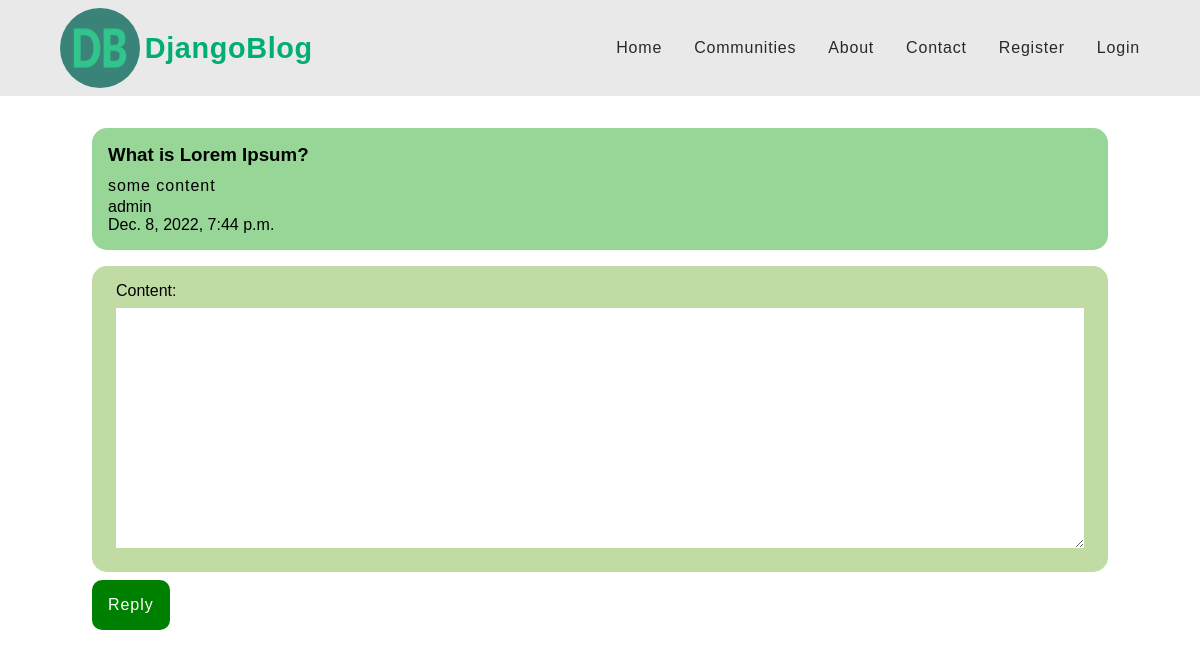
Page /post/reply/1 on the earlier database version.
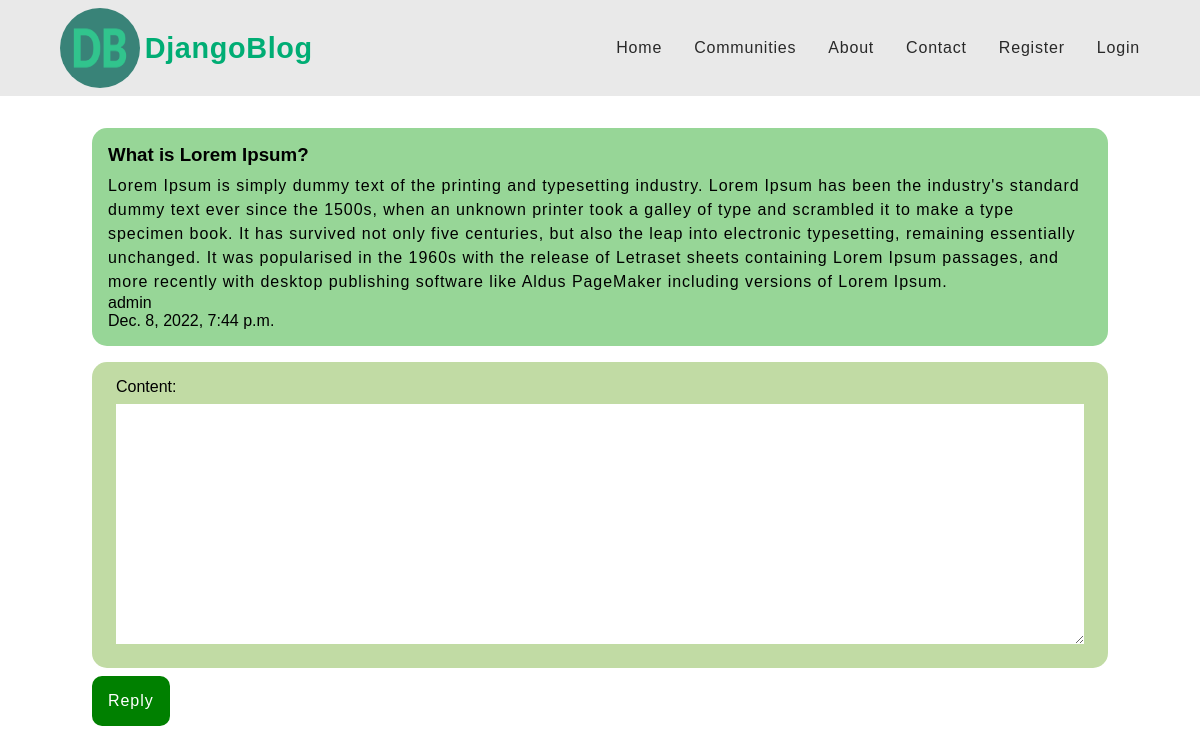
Same page on the later database version.
### posts/models.py (models this page shows)
class Post(models.Model):
    author = models.ForeignKey(User, on_delete=models.CASCADE)
    title = models.CharField(max_length=50)
    content = models.TextField()
    date_created = models.DateTimeField(default=timezone.now)
    def __str__(self):
        return self.title

### posts/views.py (the view)
# urls.py: path('post/reply/<int:pk>', post_reply, name='post-reply')
def post_reply(request, pk):
    user = request.user
    replied_to = Post.objects.get(pk=pk)
    if request.method == 'POST':
        form = PostReplyForm(request.POST)
        if form.is_valid():
            data = form.save()
            reply = PostReply.objects.get(pk=data.pk)
            reply.user = user
            reply.post = replied_to
            reply.save()
        return redirect('posts:post-detail', pk=replied_to.pk)
    else:
        form = PostReplyForm()
        context = {
            'replied_to': replied_to,
            'form': form
        }
        return render(request, 'posts/post_reply.html', context)

### posts/forms.py
class PostReplyForm(forms.ModelForm):
    class Meta:
        model = PostReply
        fields = ['content']

### posts/templates/posts/post_reply.html (shortened to what this page needs)
{% extends 'posts/index.html' %}
{% block content %}
    <div class="post-replied-container">
        <div class='post-replied-wrapper'>
            <h3 class="post-replied-title">{{ replied_to.title }}</h3>
            <p class="post-replied-content">{{ replied_to.content }}</p>
            <p>{{ replied_to.author }}</p>
            <p>{{ replied_to.date_created }}</p>
        </div>
        <form action="" method="POST">
            <div>
                {{ form }}
            </div>
            <button>Reply</button>
        </form>
    </div>
{% endblock content %}

Differences in the rows shown:
changed Post "What is Lorem Ipsum?": content "some content" → "Lorem Ipsum is simply dummy text of the printing and typesetting industry. Lorem Ipsum has been the industry's standard dummy text ever since the 1500s, when an unknown printer took a galley of type and scrambled it to make a type specimen book. It has survived not only five centuries, but also the leap into electronic typesetting, remaining essentially unchanged. It was popularised in the 1960s with the release of Letraset sheets containing Lorem Ipsum passages, and more recently with desktop publishing software like Aldus PageMaker including versions of Lorem Ipsum."
